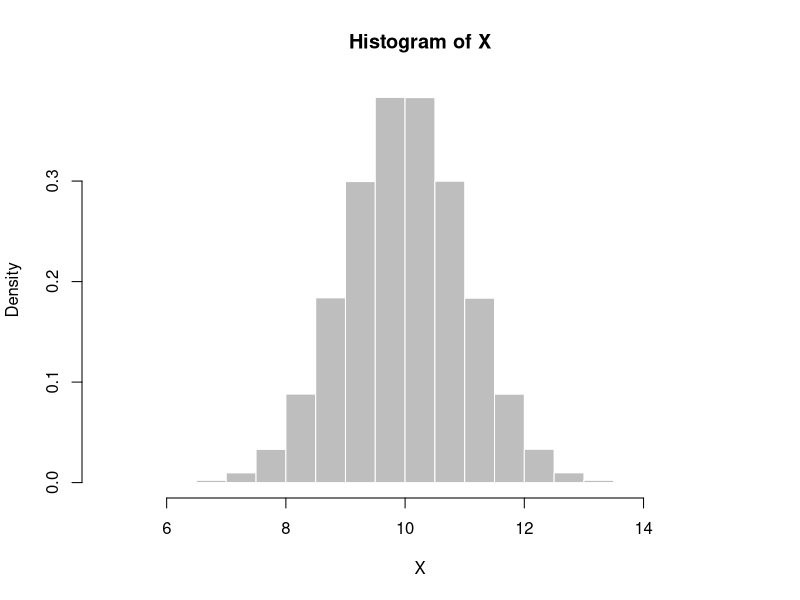
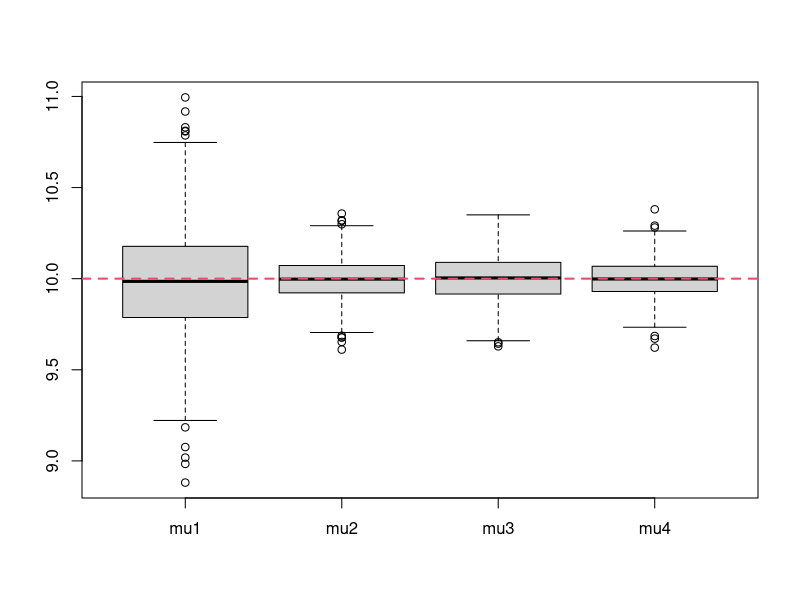
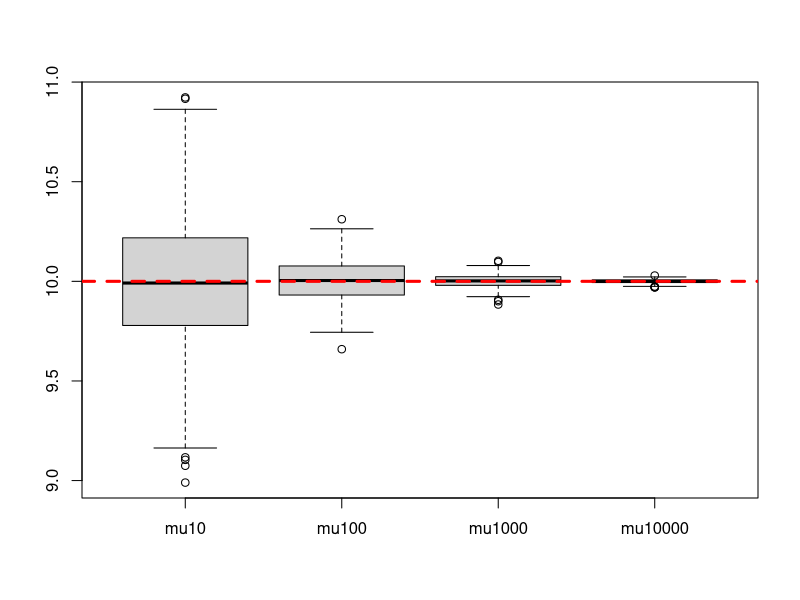
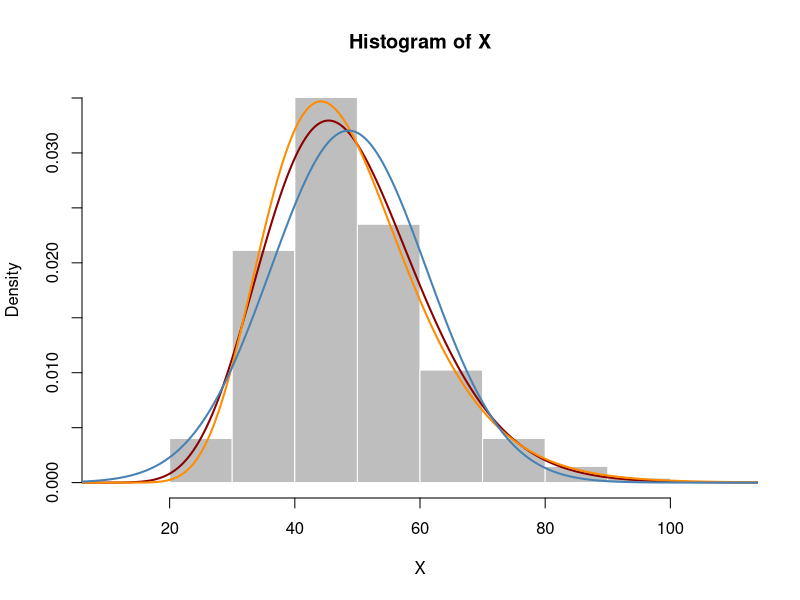

Reproduce these figures in R, in order.
#####################################
## Estimacio Puntual y Propiedades ##
#####################################

## theta: Parametro desconocido
## X1,...,Xn muestra aleatoria (iid)
## theta.hat = T(X1,...,Xn): Estimador de theta
## Como la muestra es aleatoria --> T(X1,...,Xn) tambien es una v.a.

## Simulamos un caracteristica de una población
## X ~ Normal(mu, sigma)
mu = 10
sigma = 1
X = rnorm(10000000, mean = mu, sd = sigma)
hist(X, freq = F, col = "gray", border = "white")

## Tomemos una muestra de tamaño n
n = 100
x = sample(X, n) ## esta función por defecto realiza un muestreo aleatorio sin reemplazo
x

## Bajo el supuesto que X ~ Normal, queremos estimar el parametro mu (que es desconocido, ya lo olvidamos)

## Se proponen 4 estimadores para mu
mu1 = (min(x)+max(x))/2
mu2 = (quantile(x, 0.25) + quantile(x, 0.75))/2
mu3 = median(x)
mu4 = mean(x)
cbind(mu1,mu2,mu3,mu4)
## Cual de estos cuatro es mejor?

## Realicemos un experimento de simulación

mu1 = c()
mu2 = c()
mu3 = c()
mu4 = c()
for(i in 1:1000){
n = 100
x = sample(X, n)
mu1[i] = (min(x)+max(x))/2
mu2[i] = (quantile(x, 0.25) + quantile(x, 0.75))/2
mu3[i] = median(x)
mu4[i] = mean(x)
}

M = cbind(mu1,mu2,mu3,mu4)

## ¿Son insesgados? La esperaza (el promedio) debiera acertar, es decir, estar cercano a 10
apply(M, 2, mean)
## estas cuatro propuestas se espera que le apunten al parametro
apply(M, 2, var)
apply(M, 2, sd)

boxplot(M)
abline(h = mu, lty = 2, col = 2, lwd = 2)

## En este como los cuatro son insesgados (empiricamente), escogemos el mas eficiemnte a partir de la varianza
## El de menor varianza seria mu4 (promedio)

## ¿Si alguno fuese sesgado, como comparamos? Con ECM = Var + Sesgo^2, el mas eficiente es el que tiene menor ECM

## ¿Cuál es el efecto del tamaño de la muestra?

mu10 = c()
mu100 = c()
mu1000 = c()
mu10000 = c()
for(i in 1:500){
n = 10
x = sample(X, n)
mu10[i] = mean(x)
n = 100
x = sample(X, n)
mu100[i] = mean(x)
n = 1000
x = sample(X, n)
mu1000[i] = mean(x)
n = 10000
x = sample(X, n)
mu10000[i] = mean(x)
}

M = cbind(mu10,mu100,mu1000,mu10000)
boxplot(M)

abline(h = mu, lty = 2, col = "red", lwd = 3)
## A medida que n crece la credibilidad del estimador aumenta, es decir, consistencia.

##########################
## Estimador de Momento ##
##########################

Data = read.table("ENS2009.txt", dec = ",")
head(Data)

## ¿Como distribuye el HDL?
X = Data$HDL
hist(X, freq = F, col = "gray", border = "white", nclass = 10)

## Dado que presentan una asimetria posiva una Gamma y Log-Normal podrían ajustar bien

## Gamma(k,nu)
k = mean(X)^2/(mean(X^2)-mean(X)^2)
nu = mean(X)/(mean(X^2)-mean(X)^2)
cbind(k,nu)
x = seq(0,200,0.01)
lines(dgamma(x, shape = k, rate = nu)~x, lwd = 2, col = "darkred")

## Log-Normal(lambda, zeta)
zeta = sqrt(log(mean(X^2))-2*log(mean(X)))
lambda = log(mean(X))-0.5*zeta^2
cbind(lambda,zeta)
lines(dlnorm(x, meanlog = lambda, sdlog = zeta)~x, lwd = 2, col = "darkorange")

## Cual ajusta mejor? Cap7

## Normal(mu, sigma)
mu= mean(X)
sigma = sqrt(mean(X^2)-mean(X)^2)
cbind(mu, sigma)
lines(dnorm(x, mean = mu, sd = sigma)~x, lwd = 2, col = "steelblue")

 


